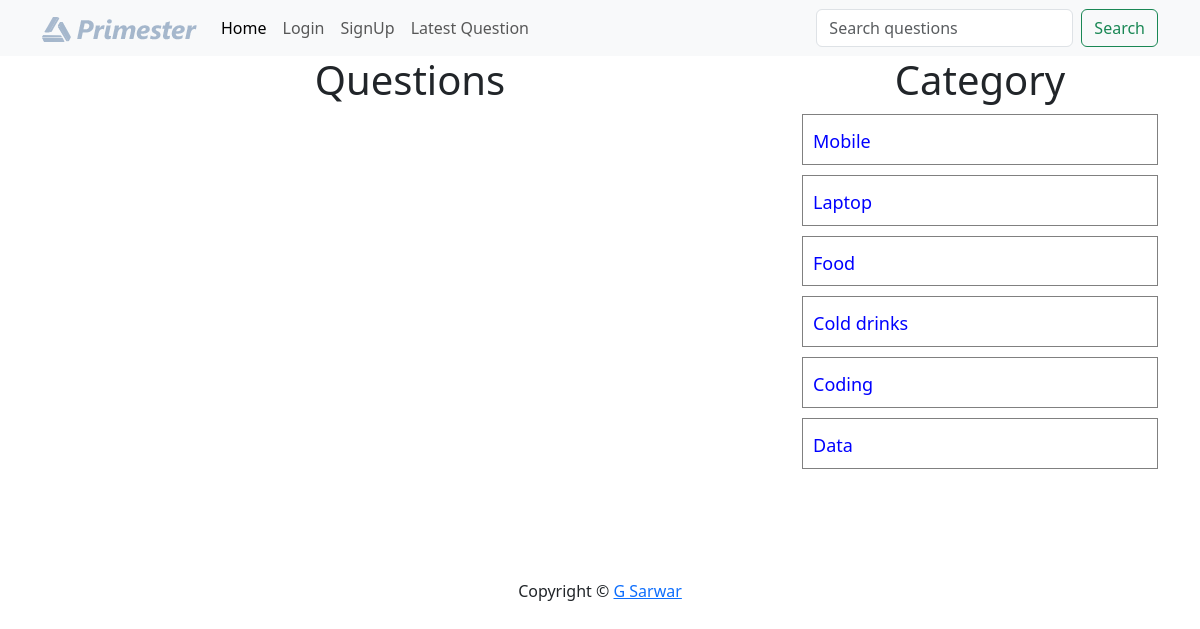
The page /?c-id=1 on the database its author committed.
### tables this page shows
CREATE TABLE `category` (
  `id` int(30) NOT NULL,
  `name` varchar(100) NOT NULL
);

### client/categorylist.php (the view)
<div>
    <h1 class="heading">Category</h1>
    <?php
        include("./common/db.php");
        $query = "select * from category";
        $result = $conn->query($query);
        foreach($result as $row){
            $name =  ucfirst($row['name']);
            $id = $row['id'];
            echo "<div class='row question-list'>
                <h4><a href='?c-id=$id'>{$name}</a></h4>
            </div>";
        }
    ?>
</div>

### public/style.css (style rules this page uses)
.heading { text-align: center; }
.question-list { border: 1px solid gray; margin: 10px 0; padding: 10px 10px; }
.question-list h4 { margin: 0; padding: 0; }
.question-list a { text-decoration: none; font-size: 18px; color: blue; }

### rows shown on the page
category: name "Mobile"
category: name "Laptop"
category: name "Food"
category: name "Cold drinks"
category: name "Coding"
category: name "Data"
